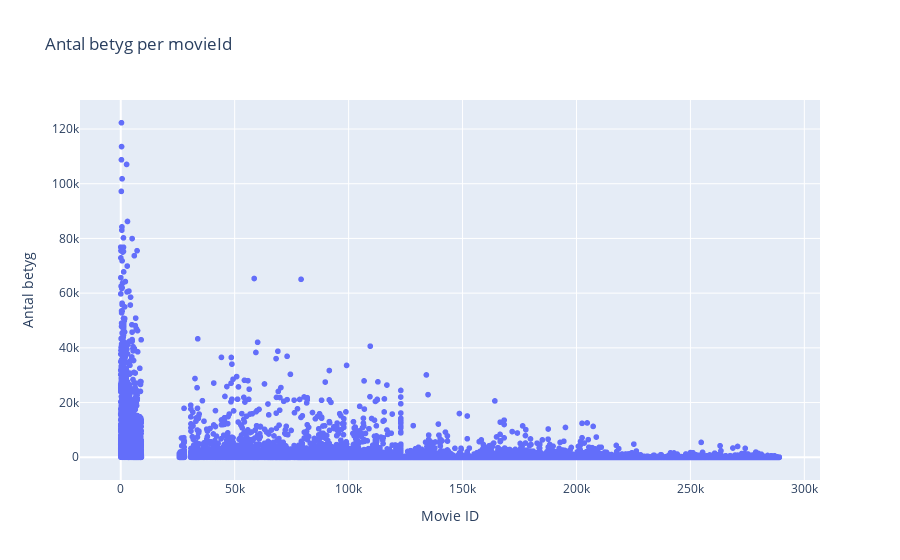

Notebook code cell kept with this figure:
### Markdown cell above
e) Gör en plot över antalet ratings mot movieId.

### Code cell
import plotly.express as px

# Filtrera bort rader där movieId är 0 från df_ratings
filtered_ratings = df_ratings[df_ratings['movieId'] != 0]

# Beräkna antalet betyg per movieId efter borttagning av rader med movieId 0
ratings_per_movie = filtered_ratings.groupby('movieId').size().reset_index(name='rating_count')

# Plotta antalet betyg per movieId med Plotly Express
fig = px.scatter(ratings_per_movie, x='movieId', y='rating_count', title='Antal betyg per movieId ', labels={'movieId': 'Movie ID', 'rating_count': 'Antal betyg'})
fig.show()

### Figure 1 — Plotly figure (JSON) as saved in the notebook; plotly's stock layout.template omitted (floating-point values rounded to 4 significant figures; data arrays with more than 128 entries replaced by an {"elided": "..."} marker saying what was removed)
{"data": [{"hovertemplate": "Movie ID=%{x}<br>Antal betyg=%{y}<extra></extra>", "legendgroup": "", "marker": {"color": "#636efa", "symbol": "circle"}, "mode": "markers", "name": "", "showlegend": false, "type": "scattergl", "x": {"elided": "83239 int values"}, "xaxis": "x", "y": {"elided": "83239 int values"}, "yaxis": "y"}], "layout": {"legend": {"tracegroupgap": 0}, "title": {"text": "Antal betyg per movieId "}, "xaxis": {"anchor": "y", "domain": [0, 1], "title": {"text": "Movie ID"}}, "yaxis": {"anchor": "x", "domain": [0, 1], "title": {"text": "Antal betyg"}}}}
